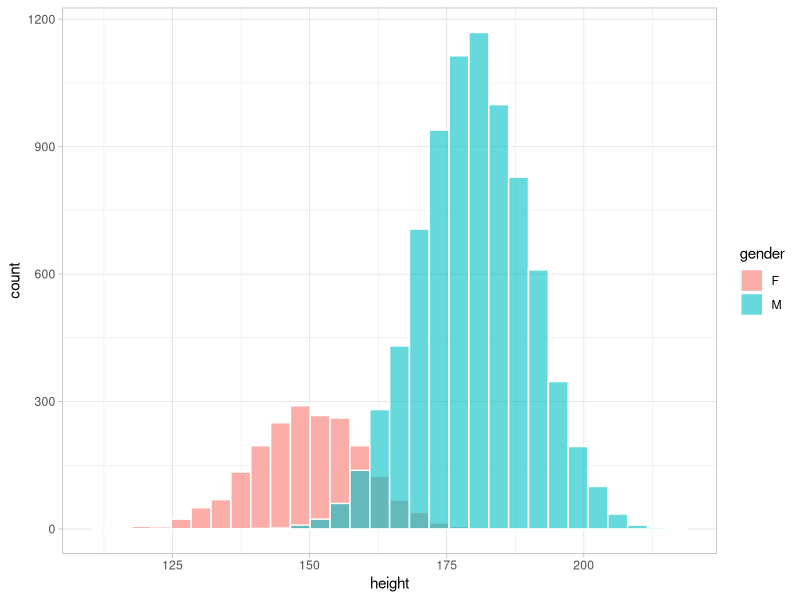
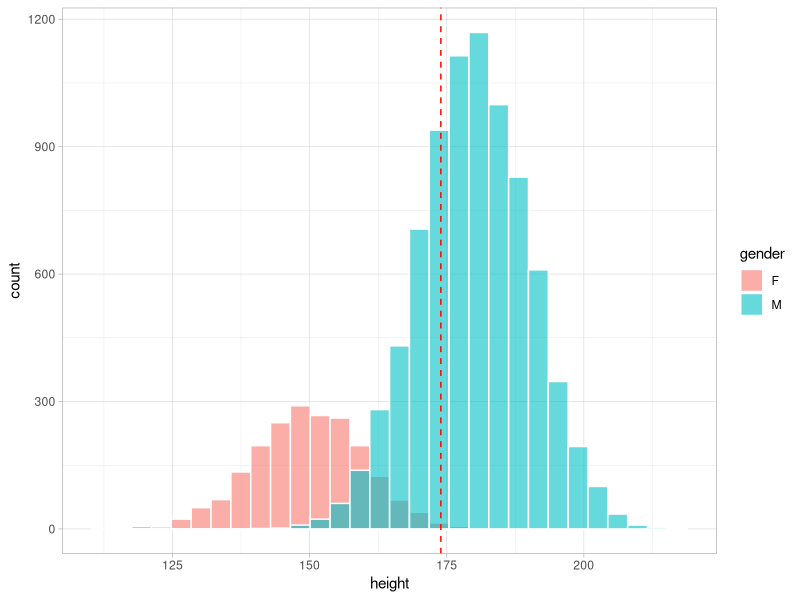
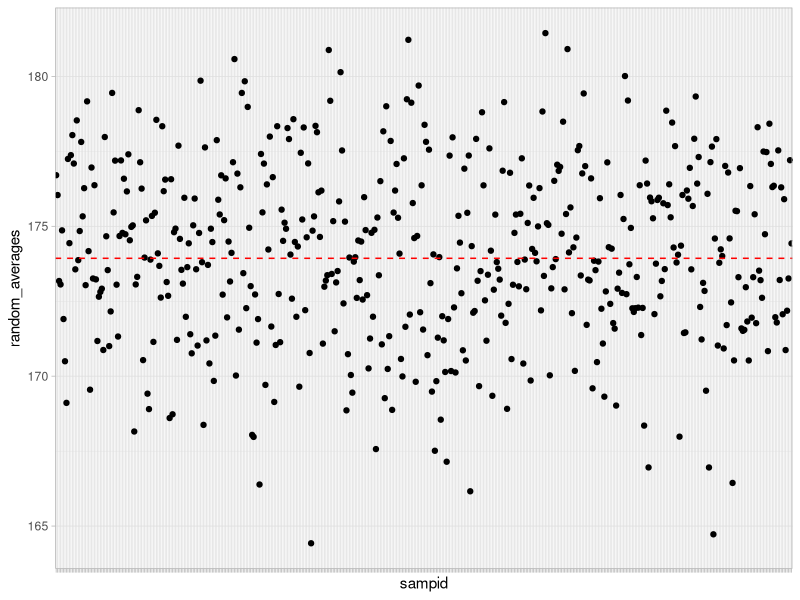
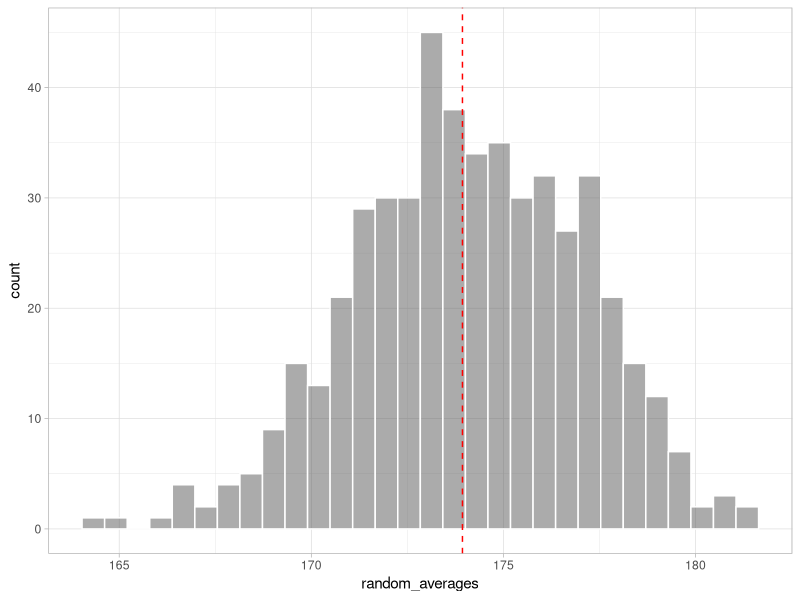
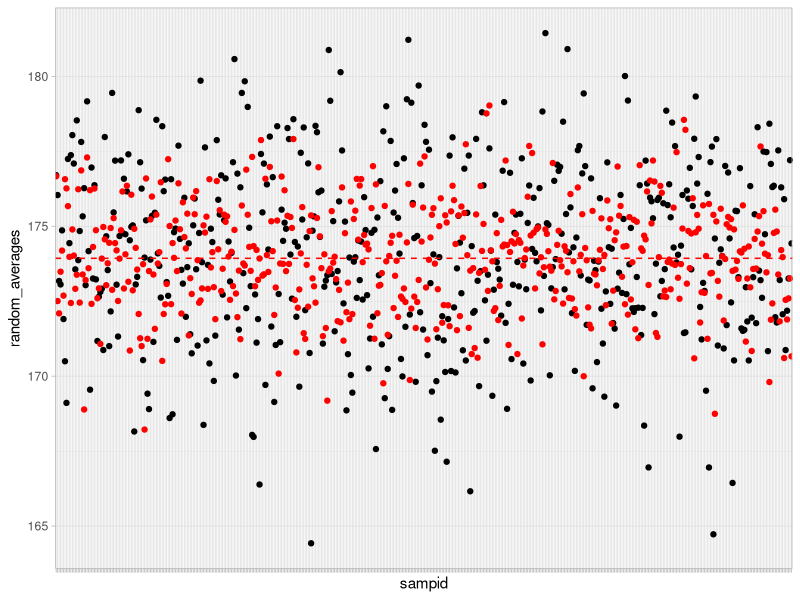
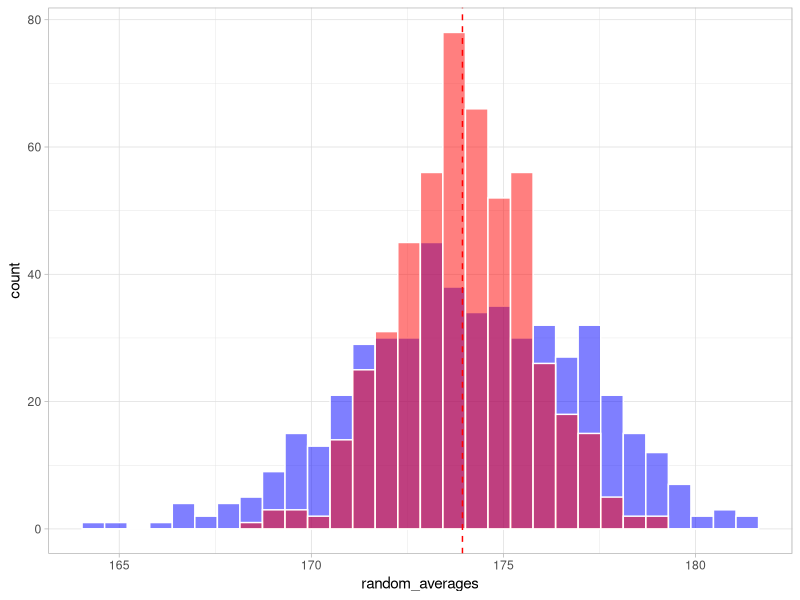

Write the R code that produced these figures, in order.
## ---- chunk 1
knitr::opts_chunk$set(echo = TRUE, message = FALSE, error = FALSE)
library(tidyverse)
## ---- chunk 2
## separate tibbles
males <- tibble(gender = "M", height = rnorm(8000,180,10))
females <- tibble(gender = "F", height = rnorm(2000,150,10))

## merge everything in a df
mypop <- males %>% 
  bind_rows(females)
## ---- chunk 3
mypop %>% 
  ggplot() + 
  geom_histogram(aes(x = height, fill = gender), col = "white",  alpha = 0.6, position = "identity") + 
  theme_light()
## ---- chunk 4
pop_mu <- mean(mypop$height)
pop_mu
## ---- chunk 5
mypop %>% 
  ggplot() + 
  geom_histogram(aes(x = height, fill = gender), col = "white",  alpha = 0.6, position = "identity") + 
  geom_vline(xintercept = pop_mu, col="red", lty = 2) + 
  theme_light()
## ---- chunk 6
## start creating the tibble container
x <- tibble(sampid = paste0("s",1:500))
head(x)
## ---- chunk 7
## here we do the complete random sampling ...
x <- x %>% 
  mutate(random_samples = map(sampid, ~sample(x = mypop$height,size = 30)))
head(x)
## ---- chunk 8
## now we calculate the averages
x <- x %>% 
  mutate(random_averages = map_dbl(random_samples, ~mean(.x)))
head(x)
## ---- chunk 9
x %>% 
  ggplot() + 
  geom_point(aes(x = sampid, y = random_averages)) + 
  geom_hline(yintercept = pop_mu, col = "red", lty = 2) + 
  theme_light() + 
  theme(axis.text.x = element_blank())
## ---- chunk 10
x %>% 
  ggplot() + 
  geom_histogram(aes(x = random_averages), alpha = 0.5, col = "white") + 
  geom_vline(xintercept = pop_mu, col = "red", lty = 2) + 
  theme_light()
## ---- chunk 11
nsamp <- 30

## here I calculate the fraction
subfractions <- (table(mypop$gender)/nrow(mypop))*nsamp %>% ceiling(.)



## just to show
library(magrittr)

another_subfraction <- mypop$gender %>% 
  table(.) %>% 
  divide_by(nrow(mypop)) %>% 
  multiply_by(nsamp) %>% 
  ceiling(.)

subfractions
## ---- chunk 12
## here we do the complete random sampling of the two populations
## and we return a vector with the samples extracted in a stratified way
x <- x %>% 
  mutate(stratified_random_samples = map(sampid, function(n) {
    out_males <- sample(mypop %>% filter(gender == "M") %>% pull(height),subfractions["M"])
    out_females <- sample(mypop %>% filter(gender == "F") %>% pull(height),subfractions["F"])
    return(c(out_males,out_females))
  }))
head(x)
## ---- chunk 13
## now we calculate the averages
x <- x %>% 
  mutate(stratified_averages = map_dbl(stratified_random_samples, ~mean(.x)))
head(x)
## ---- chunk 14
x %>% 
  ggplot() + 
  geom_point(aes(x = sampid, y = random_averages)) + 
  geom_point(aes(x = sampid, y = stratified_averages), col = "red") + 
  geom_hline(yintercept = pop_mu, col = "red", lty = 2) + 
  theme_light() + 
  theme(axis.text.x = element_blank())
## ---- chunk 15
x %>% 
  ggplot() + 
  geom_histogram(aes(x = random_averages), fill = "blue", alpha = 0.5, col = "white") + 
  geom_histogram(aes(x = stratified_averages), fill = "red", alpha = 0.5, col = "white") + 
  geom_vline(xintercept = pop_mu, col = "red", lty = 2) + 
  theme_light()
